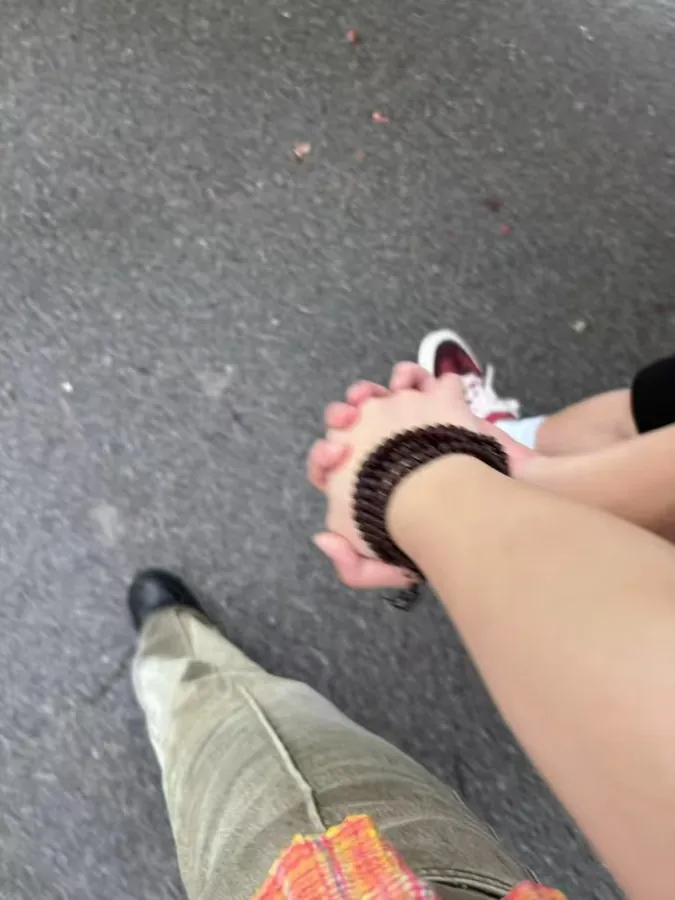
#> input picture assets/photos/daily_1.webp, 675 x 900 px, given in place of girlfriend1.jpg, which was not available
$ python process_images.py
#> lines starting #> are read from the running program, lines starting #| are printed output that depends on the picture; after the words box and inside, x2 and y2 are one past the last pixel; in counts of white or black regions, pixels touching at a corner belong together
"""
素材流水线：把工作区根目录的原始照片处理成网站用的 webp。
用法（在 site/ 目录下）：python scripts/process_images.py [portraits|flowers|daily|travel|all]
- 白底抠图：从图片四周向内做容差填充，只去掉与边缘连通的白色
- 贴纸：在抠图外加一圈白色描边（_sticker）
- 日常照片：裁 3:4，输出清晰版 + 极小模糊版（未对焦状态用）
- 旅行照片：扫描 旅游/<城市>/，输出 travel/<拼音>/N.webp 与 src/travel-manifest.json
"""
from pathlib import Path
from PIL import Image, ImageDraw, ImageFilter, ImageOps
import numpy as np
import json
import shutil
import sys

ROOT = Path(__file__).resolve().parents[2]          # 生日网站/
SITE = Path(__file__).resolve().parents[1]
OUT = SITE / "public" / "assets"
REVIEW = SITE / ".cache" / "review"
KIDS = ROOT / "幕2，3，4"

# 花：(文件名, 预裁剪框 None 或 (l,t,r,b) 比例)
FLOWERS = [
    ("第一束表白", None),
    ("第二束“对不齐鸭”", (0, 0, 0.96, 0.672)),   # 裁掉底部牛仔裤腿与黑袖子及右边缘噪点
    ("第三束生日", None),
    ("第四束跨年烟花菊", None),
    ("第五束结束漫长寒假红玫瑰", None),
    ("第六束周年纪念日", None),
    ("第七束白雪公主", None),
    ("第八束结束漫长暑假", None),
    ("第九束", None),
    ("第十束", None),
    ("第十一束比赛顺利", None),
]
DAILY = [
    "第一次牵手手", "表白送花", "第一次一起拍拍立得", "第一次一起跨年",
    "搞怪", "第一次正式约会（海洋馆）", "随手合照", "周年纪念",
]
CITIES = [("宏村", "hongcun"), ("庐山", "lushan"), ("南昌", "nanchang"),
          ("开封", "kaifeng"), ("杭州", "hangzhou"), ("苏州", "suzhou")]


def load(path: Path) -> Image.Image:
    return ImageOps.exif_transpose(Image.open(path)).convert("RGB")


def cutout(img: Image.Image, white_min=232, sat_max=28) -> Image.Image:
    """返回 RGBA：去掉与边缘连通的近白背景。"""
    rgb = img.convert("RGB")
    a = np.asarray(rgb).astype(np.int16)
    mn, mx = a.min(axis=2), a.max(axis=2)
    whiteish = (mn >= white_min) & ((mx - mn) <= sat_max)
    h, w = whiteish.shape
    m = np.zeros((h + 2, w + 2), np.uint8)
    m[1:-1, 1:-1] = np.where(whiteish, 255, 0)
    m[0, :] = m[-1, :] = 255
    m[:, 0] = m[:, -1] = 255
    mask = Image.fromarray(m, "L").copy()   # fromarray 的图是只读共享内存，floodfill 会静默失败
    ImageDraw.floodfill(mask, (0, 0), 128, thresh=0)
    bg = (np.asarray(mask)[1:-1, 1:-1] == 128)
    alpha = Image.fromarray(np.where(bg, 0, 255).astype(np.uint8), "L")
    alpha = alpha.filter(ImageFilter.MedianFilter(5))
    alpha = alpha.filter(ImageFilter.MinFilter(3))
    alpha = alpha.filter(ImageFilter.GaussianBlur(0.9))
    out = rgb.copy()
    out.putalpha(alpha)
    return out


def trim(img: Image.Image, pad=0) -> Image.Image:
    bbox = img.getchannel("A").point(lambda v: 255 if v > 16 else 0).getbbox()
    if not bbox:
        return img
    l, t, r, b = bbox
    return img.crop((max(0, l - pad), max(0, t - pad), min(img.width, r + pad), min(img.height, b + pad)))


# [13 lines left out: function sticker, not called in this run]


def fit(img: Image.Image, max_side: int) -> Image.Image:
    s = max_side / max(img.size)
    if s >= 1:
        return img
    return img.resize((round(img.width * s), round(img.height * s)), Image.LANCZOS)


# [16 lines left out: functions crop_ratio, center_crop, not called in this run]


def save_webp(img: Image.Image, path: Path, q=82):
    path.parent.mkdir(parents=True, exist_ok=True)
    img.save(path, "WEBP", quality=q, method=6)
    print(f"  {path.relative_to(OUT)}  {img.size[0]}x{img.size[1]}  {path.stat().st_size // 1024}KB")


# [14 lines left out: function review_sheet, not called in this run]


def do_portraits():
    print("[portraits]")
    review = []
    # 幕2 立牌 + 幕10 右侧碎片
    cake = fit(trim(cutout(load(KIDS / "girlfriend1.jpg"))), 900)
    save_webp(cake, OUT / "photos" / "her_cake_cut.webp")
    st = sticker(cake, 16)
    save_webp(st, OUT / "photos" / "her_cake_sticker.webp")
    review.append(("her_cake", st))
    # 幕3 拍立得：只取头部圆脸（方形）
    raw = load(KIDS / "girlfrend2.jpg")
    head_box = (420, 10, 920, 510)
    head = raw.crop(head_box)
    save_webp(head.resize((640, 640), Image.LANCZOS), OUT / "photos" / "her_face_square.webp")
    head_cut = cutout(head)
    save_webp(head_cut.resize((640, 640), Image.LANCZOS), OUT / "photos" / "her_face_cut.webp")
    review.append(("her_face_square", head))
    review.append(("her_face_cut", head_cut))
    # 幕10 左侧碎片
    boy = trim(cutout(load(KIDS / "boy.jpg")))
    save_webp(boy, OUT / "photos" / "his_child_cut.webp")
    review.append(("his_child", sticker(boy, 10)))
    # 幕10 合照 + 锁屏
    merged = load(KIDS / "merged_childhood.jpg")
    save_webp(fit(merged, 1200), OUT / "photos" / "merged_childhood.webp", q=84)
    review.append(("merged", merged))
    review_sheet(review, "portraits.jpg")


# [77 lines left out: functions do_flowers, do_daily, trim_dark_bands, do_travel, do_audio, not called in this run]


def clean_old():
    for f in ["her_cake_sticker", "her_face_sticker", "her_face_full", "his_child_sticker"]:
        p = OUT / "photos" / f"{f}.webp"
        if p.exists() and f != "her_cake_sticker":
            p.unlink()


ART_ITEMS = [
    ("crown_gold", 234, 24),
    ("number_22", 234, 24),
    ("cake_strawberry", 240, 18),
    ("hat_blue_stripes", 240, 18),
    ("polaroid_camera", 234, 24),
    ("hat_pink_dots", 234, 24),
    ("glasses_heart", 234, 24),
    ("cake_white", 240, 18),
    ("beer_glass", 240, 18),
    ("film_canister", 240, 18),
    ("compass_rose", 234, 24),
    ("slot_machine", 240, 18),
    ("gift_box", 234, 24),
]


# [60 lines left out: functions clear_interior_white, do_art, not called in this run]


if __name__ == "__main__":
    what = sys.argv[1] if len(sys.argv) > 1 else "all"
    if what in ("portraits", "all"):
        clean_old()
        do_portraits()
#> in load, returned value is the input picture: PIL image 675x900 RGB; mean R, G, B 139.3, 131.4, 126.8
#> in cutout, `mn, mx = a.min(axis=2), a.max(axis=2)`:
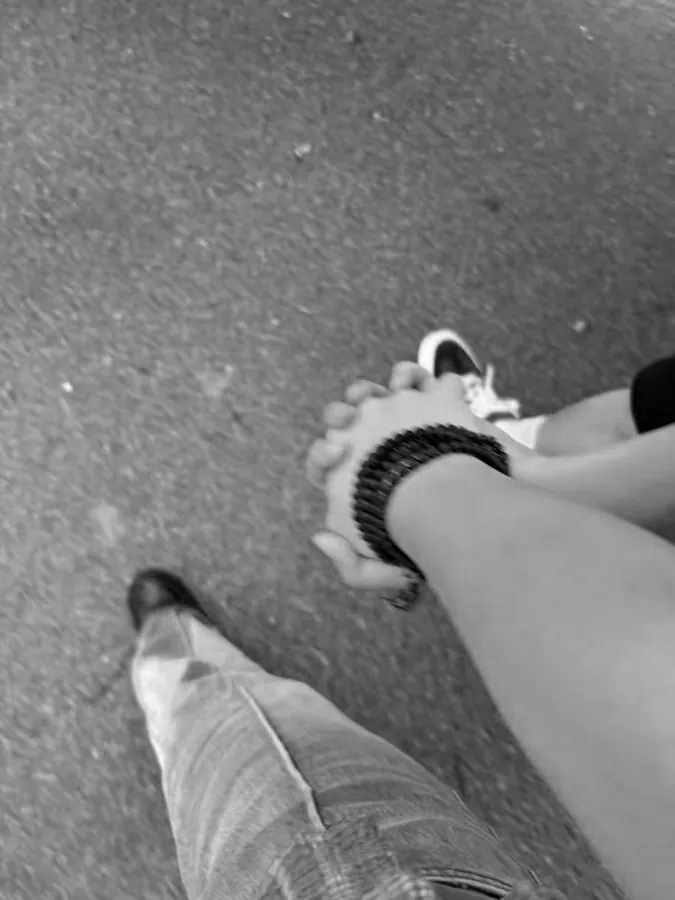
#> mn: shape (900, 675) int16; min 0, max 255, mean 124.6
#> in cutout, `mn, mx = a.min(axis=2), a.max(axis=2)`:
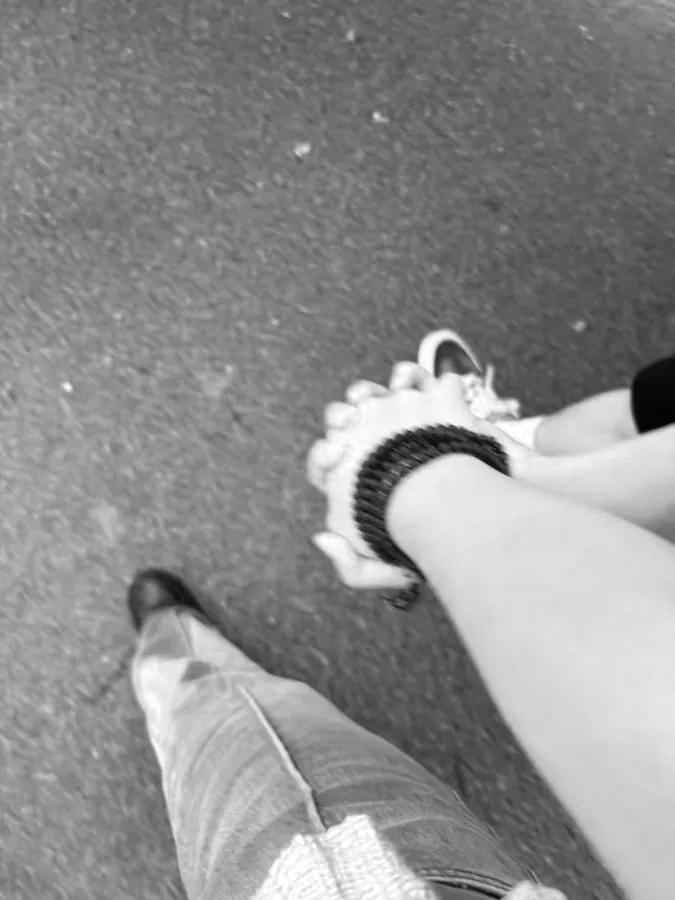
#> mx: shape (900, 675) int16; min 0, max 255, mean 141.6
#> in cutout, `whiteish = (mn >= white_min) & ((mx - mn) <= sat_max)`:
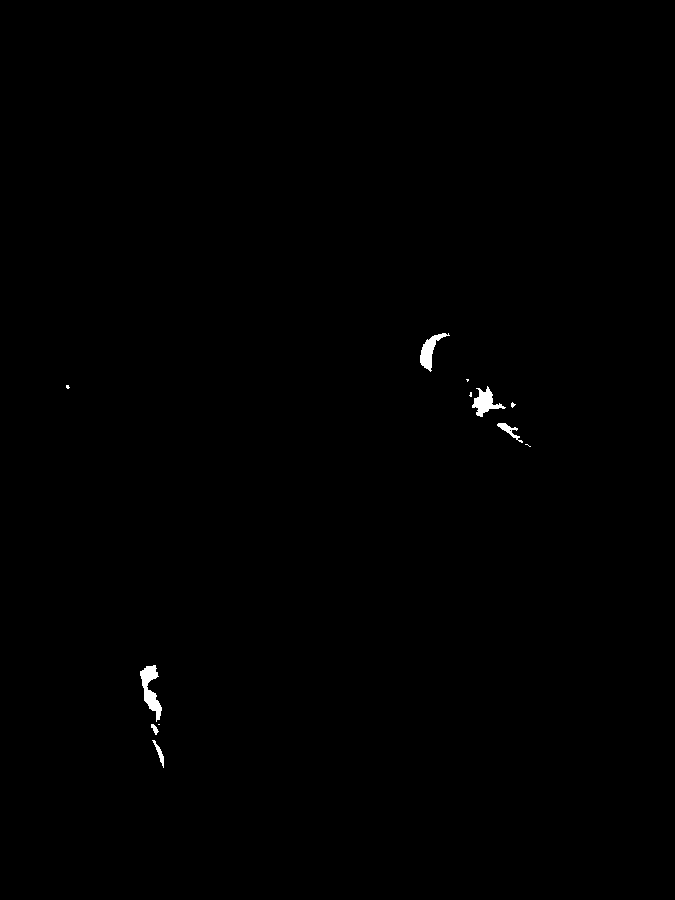
#> whiteish: shape (900, 675) bool; 0.29% white; 12 white regions (6 under 20 px), largest, box (x1, y1, x2, y2) and area: (140, 665, 162, 722) 561, (472, 386, 506, 417) 437, (420, 333, 450, 372) 412, (497, 423, 523, 443) 149, (152, 740, 164, 768) 97, (151, 724, 159, 735) 45
#> in cutout, `m[1:-1, 1:-1] = np.where(whiteish, 255, 0)`:
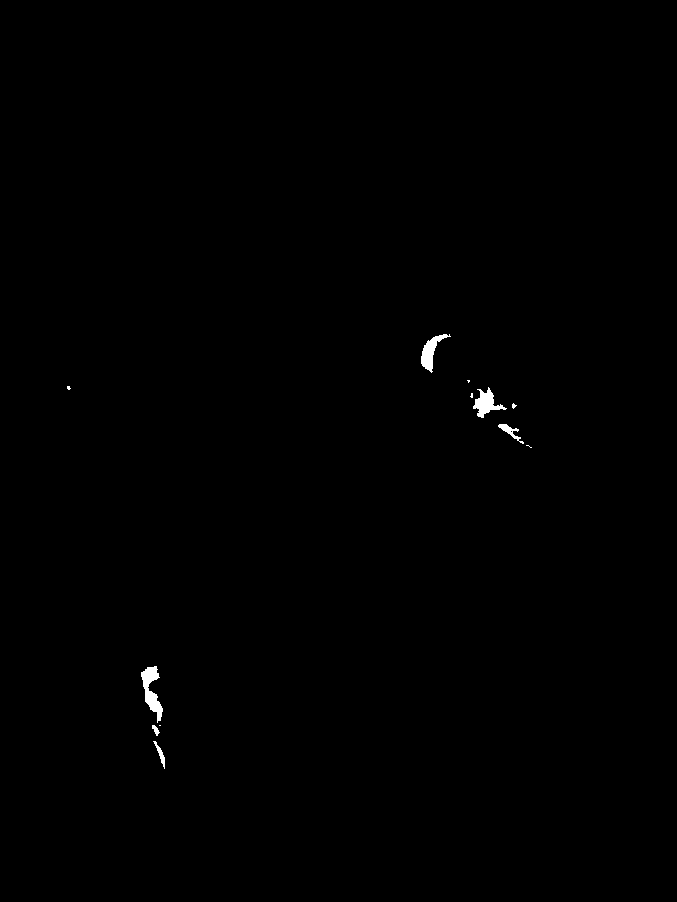
#> m: shape (902, 677); 0.29% white; 12 white regions (6 under 20 px), largest, box (x1, y1, x2, y2) and area: (141, 666, 163, 723) 561, (473, 387, 507, 418) 437, (421, 334, 451, 373) 412, (498, 424, 524, 444) 149, (153, 741, 165, 769) 97, (152, 725, 160, 736) 45
#> in cutout, `m[:, 0] = m[:, -1] = 255`:
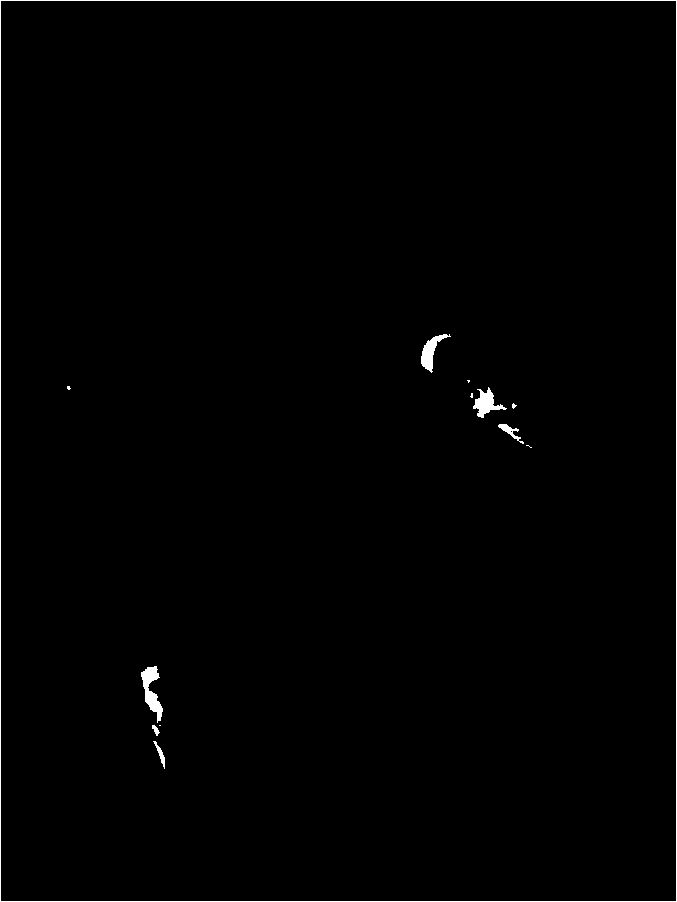
#> m: shape (902, 677); 0.8% white; 13 white regions (6 under 20 px), largest, box (x1, y1, x2, y2) and area: (0, 0, 677, 902) 3154, (141, 666, 163, 723) 561, (473, 387, 507, 418) 437
#> in cutout, `bg = (np.asarray(mask)[1:-1, 1:-1] == 128)`: bg: shape (900, 675) bool; every value is 0
#> in cutout, `alpha = Image.fromarray(np.where(bg, 0, 255).astype(np.uint8), "L")`: alpha: PIL image 675x900 L; every value is 255
#> in trim, `bbox = img.getchannel("A").point(lambda v: 255 if v > 16 else 0).getbb..`: bbox = (0, 0, 675, 900)
#> in trim, `l, t, r, b = bbox`: l = 0; r = 675; b = 900
#> in fit, `s = max_side / max(img.size)`: s = 1
#> (the run stopped early here; a loop or call above may not have finished)
